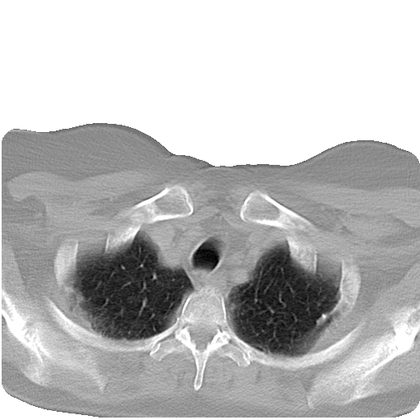
%> input picture lung segmentation from pulmonary CT scans/CT_001.bmp, 420 x 420 px, shrunk from 512 x 512 before the run
$ octave unsupervised_GMM_algorithm.m   (GNU Octave 9; MATLAB toolbox functions it lacks are replaced by stand-ins)
%> lines starting %> are read from the running program, lines starting %| are printed output that depends on the picture
a1=double(imread('CT_001.bmp'));
%> a1: size 420x420 double; min 0, max 255, mean 187.6; mean of the top-left, top-right, bottom-left and bottom-right quarters 218.2, 227.8, 152.5, 151.8
a2=double(imread('CT_002.bmp'));
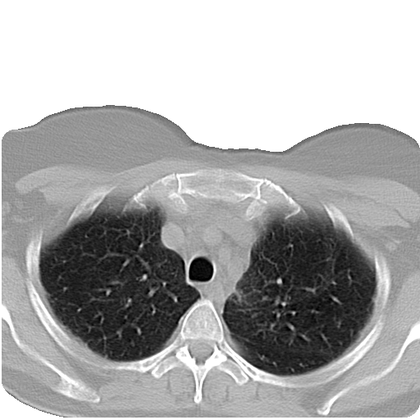
%> input picture lung segmentation from pulmonary CT scans/CT_002.bmp, 420 x 420 px, shrunk from 512 x 512 before the run
%> a2: size 420x420 double; min 0, max 255, mean 171.9; mean of the top-left, top-right, bottom-left and bottom-right quarters 213.5, 223.3, 126.2, 124.8
a3=double(imread('CT_003.bmp'));
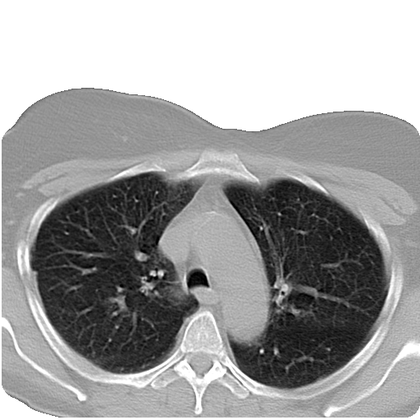
%> input picture lung segmentation from pulmonary CT scans/CT_003.bmp, 420 x 420 px, shrunk from 512 x 512 before the run
%> a3: size 420x420 double; min 0, max 255, mean 160.8; mean of the top-left, top-right, bottom-left and bottom-right quarters 194.9, 206.6, 122.1, 119.6
a4=double(imread('CT_004.bmp'));
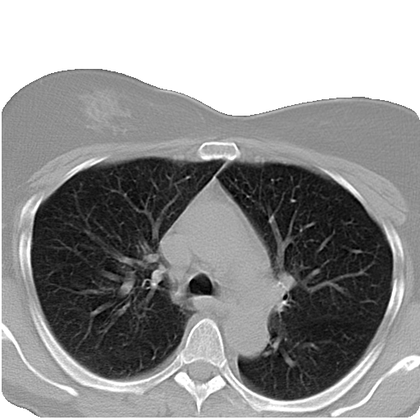
%> input picture lung segmentation from pulmonary CT scans/CT_004.bmp, 420 x 420 px, shrunk from 512 x 512 before the run
%> a4: size 420x420 double; min 0, max 255, mean 147.2; mean of the top-left, top-right, bottom-left and bottom-right quarters 174.1, 188.5, 113.5, 112.8

g1=double(imread('Ground_Truth_CT_001.bmp'));
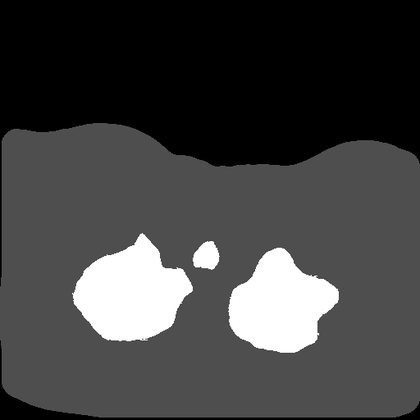
%> input picture lung segmentation from pulmonary CT scans/Ground_Truth_CT_001.bmp, 420 x 420 px, shrunk from 512 x 512 before the run
%> g1: size 420x420 double; min 0, max 255, mean 66.2; mean of the top-left, top-right, bottom-left and bottom-right quarters 27.5, 20.4, 109.3, 107.8
g2=double(imread('Ground_Truth_CT_002.bmp'));
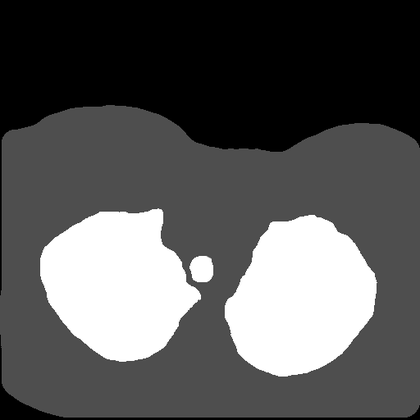
%> input picture lung segmentation from pulmonary CT scans/Ground_Truth_CT_002.bmp, 420 x 420 px, shrunk from 512 x 512 before the run
%> g2: size 420x420 double; min 0, max 255, mean 88.5; mean of the top-left, top-right, bottom-left and bottom-right quarters 33.9, 26.8, 145.4, 147.7
%> (the run ends here)
